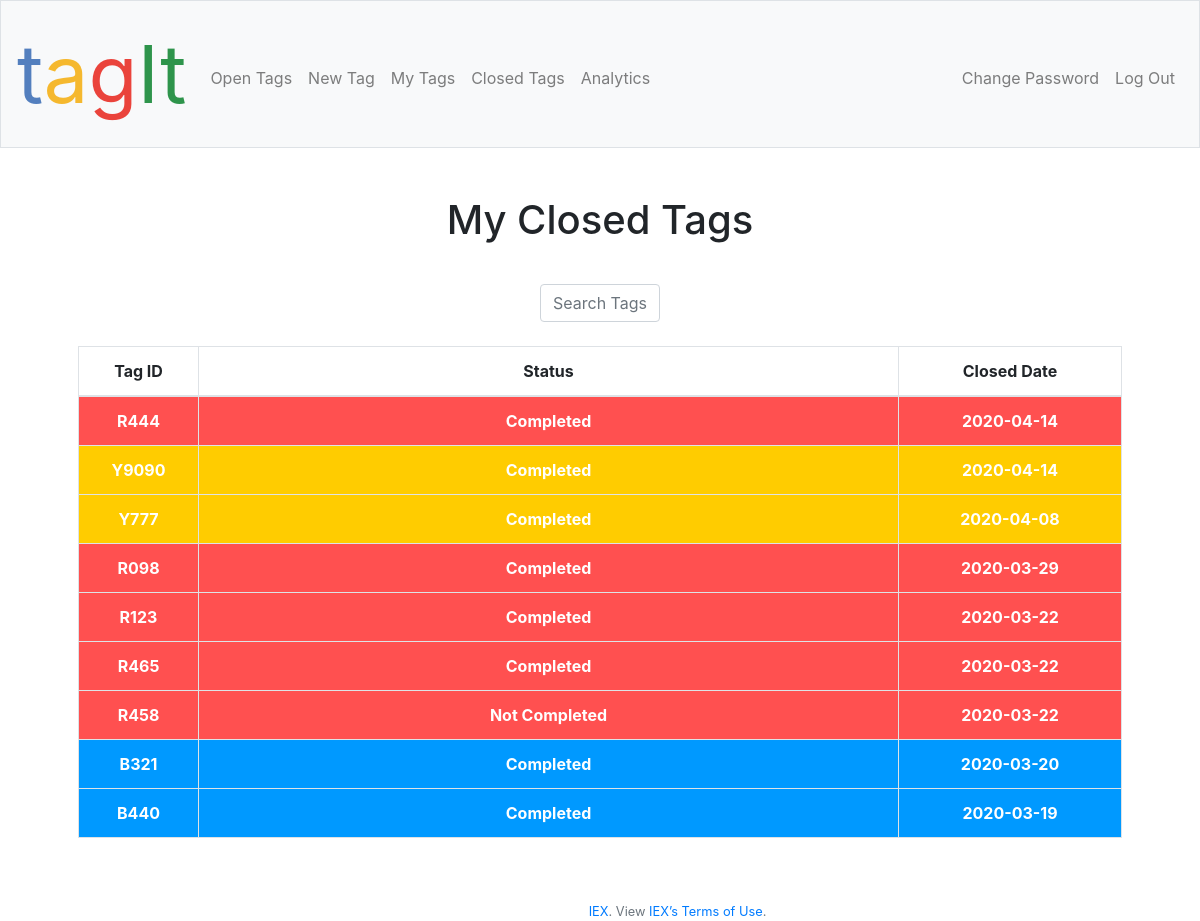
/tagHistory (signed in), run on the app's committed database.
### tables this page shows
CREATE TABLE 'tags' ('tag_id' varchar(255) PRIMARY KEY NOT NULL,'color' varchar(10), 'user_id_from' integer, 'user_id_to' integer, 'completion_status' integer, 'approval_status' integer, 'hazard' varchar(20), 'line' char(6), 'area' text, 'equipment' varchar(255), 'unsafeCondition' boolean, 'unsafeBasicCondition' boolean, 'unnecessaryItem' boolean, 'hardToAccess' boolean, 'sOfContamination' boolean, 'minorFlaw' boolean, 'quality' boolean, 'tagPriority' varchar(10), 'description' text, 'solution' text,'date_created' date, 'approved_by' INTEGER, 'date_closed' date, 'date_approved' date);

CREATE TABLE 'status' ('status_id' integer PRIMARY KEY NOT NULL, 'status_code' text);

### application.py (the view)
@app.route("/tagHistory")
@login_required
def tagHistory():
    user_id=session["user_id"]
    user_type=db.execute("SELECT user_type FROM users WHERE id=:user_id", user_id=user_id)[0]["user_type"]
    if user_type==1:
        tags=db.execute("SELECT tag_id, color, date_approved, status_code FROM tags JOIN status ON approval_status=status_id WHERE approved_by=:user_id AND (approval_status=2 OR approval_status=3) ORDER BY date_approved DESC",
            user_id=user_id)
        print(tags)
        status="Reviewed"
        return render_template("tagHistory.html", tags=tags, status=status, user_type=user_type)
    elif user_type==2:
        tags=db.execute("SELECT tag_id, color, date_closed, status_code FROM tags JOIN status ON completion_status=status_id WHERE user_id_to=:user_id AND (completion_status=6 OR completion_status=7) ORDER BY date_closed DESC",
            user_id=user_id)
        status="Closed"
        return render_template("tagHistory.html", tags=tags, status=status, user_type=user_type)

### application.py (called while the page is built)
@app.after_request
def after_request(response):
    response.headers["Cache-Control"] = "no-cache, no-store, must-revalidate"
    response.headers["Expires"] = 0
    response.headers["Pragma"] = "no-cache"
    return response

### helpers.py (called while the page is built)
def login_required(f):
    @wraps(f)
    def decorated_function(*args, **kwargs):
        if session.get("user_id") is None:
            return redirect("/login")
        return f(*args, **kwargs)
    return decorated_function

### templates/tagHistory.html (shortened to what this page needs)
{% extends "layout.html" %}
{% block main %}
<h1 class="mb-3">My {{status}} Tags</h1>
<br/>
<div class"form-group">
    <input class="form-control" type="text" id="searchBar" name="searchBar" placeholder="Search Tags" style="width: 120px" autofocus="on" onkeyup="searchFunction()">
</div>
<br/>
    <table id="tags" class="table table-bordered" style="width:100%">
        <col width="120">
        <col width="700">
        <thead>
            <tr>
                <th>Tag ID</th>
                <th>Status</th>
                <th>{{status}} Date</th>
            </tr>
        </thead>
        <tbody>
            <tr>
                {% for tag in tags %}
                    <tr id="{{ tag.tag_id }}" class="{{ tag.color }}">
                        <a href="/tagDisplay" style="color: #ffffff">
                        <td id="{{ tag.tag_id }}">{{ tag.tag_id }}</td>
                        <td>{{ tag.status_code }}</td>
                        {% if user_type==1 %}
                        <td>{{ tag.date_approved }}</td>
                        {% elif user_type==2 %}
                        <td>{{ tag.date_closed }}</td>
                        {% endif %}
                    </tr>
                {% endfor %}
            </tr>
    </table>
{% endblock %}

### templates/layout.html (shortened to what this page needs)
<!DOCTYPE html>
<html lang="en">
    <head>
        <link href="https://maxcdn.bootstrapcdn.com/bootstrap/4.1.3/css/bootstrap.min.css" rel="stylesheet">
        <link href="/static/styles.css" rel="stylesheet">
    </head>
    <body>
        <nav class="navbar navbar-expand-md navbar-light bg-light border">
            <a class="navbar-brand" href="/"><span class="blue">t</span><span class="yellow">a</span></span><span class="red">g</span><span class="green">It</span></a>
            <div class="collapse navbar-collapse" id="navbar">
                {% if session.user_id %}
                    <ul class="navbar-nav mr-auto mt-2">
                        {% if user_type==2 %}
                        <li class="nav-item"><a class="nav-link" href="/">Open Tags</a></li>
                        {% endif %}
                        <li class="nav-item"><a class="nav-link" href="/insert">New Tag</a></li>
                        <li class="nav-item"><a class="nav-link" href="/tagHistory">My Tags</a></li>
                        <li class="nav-item"><a class="nav-link" href="/searchTags">Closed Tags</a></li>
                        <li class="nav-item"><a class="nav-link" href="/analytics">Analytics</a></li>
                    </ul>
                    <ul class="navbar-nav ml-auto mt-2">
                        <li class="nav-item"><a class="nav-link" href="/passwordChange">Change Password</a></li>
                        <li class="nav-item"><a class="nav-link" href="/logout">Log Out</a></li>
                    </ul>
                {% else %}
                    <ul class="navbar-nav ml-auto mt-2">
                        <li class="nav-item"><a class="nav-link" href="/login">Log In</a></li>
                        <li class="nav-item"><a class="nav-link" href="/passwordChange">Change Password</a></li>
                    </ul>
                {% endif %}
            </div>
        </nav>
        <main class="container p-5">
            {% block main %}{% endblock %}
        </main>
        <footer class="small text-center text-muted">
            Data provided for free by <a href="https://iextrading.com/developer">IEX</a>. View <a href="https://iextrading.com/api-exhibit-a/">IEX’s Terms of Use</a>.
        </footer>
    </body>
</html>

### static/styles.css (style rules this page uses)
nav .navbar-brand { font-size: 80px; }
nav .navbar-brand .blue { color: #537fbe; }
nav .navbar-brand .red { color: #ea433b; }
nav .navbar-brand .yellow { color: #f5b82e; }
nav .navbar-brand .green { color: #2e944b; }
main .form-control { display: inline-block; width: auto; }
main { overflow-x: auto; text-align: center; }
.Red { font-weight: bold; background-color: #ff5050; color: #ffffff; cursor: pointer; }
.Blue { font-weight: bold; background-color: #0099ff; color: #ffffff; cursor: pointer; }
.Yellow { font-weight: bold; background-color: #ffcc00; color: #ffffff; cursor: pointer; }

### data on the page
tags: tag_id "R444", status_code "Completed", date_closed "2020-04-14"
tags: tag_id "Y9090", status_code "Completed", date_closed "2020-04-14"
tags: tag_id "Y777", status_code "Completed", date_closed "2020-04-08"
tags: tag_id "R098", status_code "Completed", date_closed "2020-03-29"
tags: tag_id "R123", status_code "Completed", date_closed "2020-03-22"
tags: tag_id "R465", status_code "Completed", date_closed "2020-03-22"
tags: tag_id "R458", status_code "Not Completed", date_closed "2020-03-22"
tags: tag_id "B321", status_code "Completed", date_closed "2020-03-20"
tags: tag_id "B440", status_code "Completed", date_closed "2020-03-19"

### other printed values
{{ status }} "Closed"
